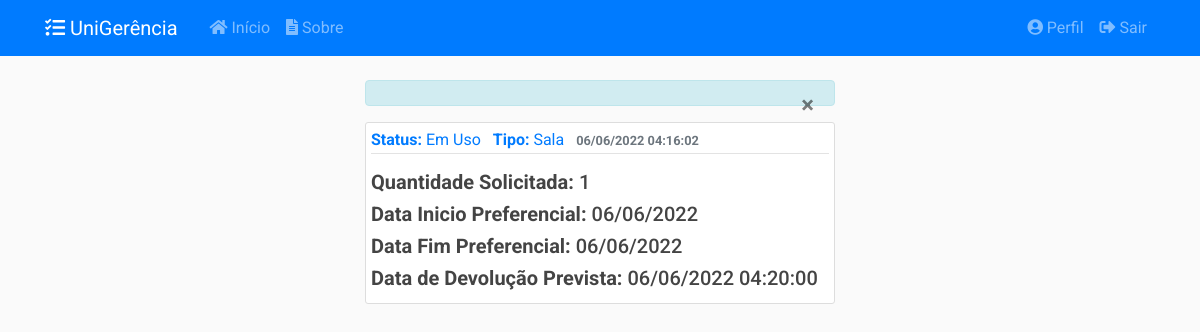
The app's page /solicitacoes/25 (signed in), older data.
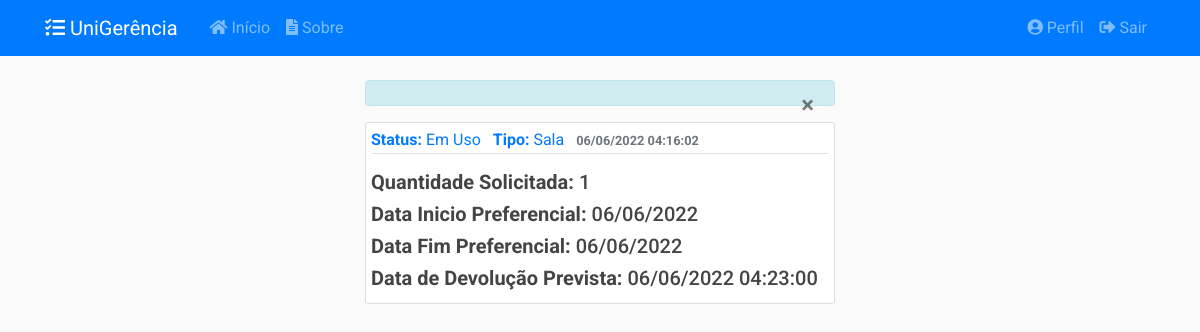
The same page, newer data.
### app/models/solicitacoes.py (models this page shows, shortened)
class Solicitacao(db.Model):
    __tablename__ = 'solicitacoes'
    __table_args__ = {'extend_existing': True}
    id = db.Column(db.Integer, primary_key=True)
    status = db.Column(db.Enum(Status), default=Status.ABERTO.name)
    data_abertura = db.Column(db.DateTime, nullable=False,
                              default=datetime.now().astimezone(fuso_horario))
    data_inicio_pref = db.Column(db.Date, nullable=False)
    data_fim_pref = db.Column(db.Date, nullable=False)
    data_retirada = db.Column(db.DateTime, nullable=True)
    data_devolucao = db.Column(db.DateTime, nullable=True)
    data_cancelamento = db.Column(db.DateTime, nullable=True)
    data_finalizacao = db.Column(db.DateTime, nullable=True)
    quantidade = db.Column(db.Integer, nullable=False, default=0)
    descricao = db.Column(db.String(20), nullable=False)
    tipo = db.Column(db.String(20), nullable=False)
    ativo = db.Column(db.Boolean, nullable=False, default=True)
    usuario_id = db.Column(db.Integer, db.ForeignKey('usuarios.id'),
                           nullable=False)
    turno_id = db.Column(db.Integer, db.ForeignKey('turnos.id'),
                           nullable=False)
    turno = db.relationship('Turno', back_populates='solicitacoes')
    def recupera_id(sol_id):
        return Solicitacao.query.filter_by(id=sol_id).filter_by(ativo=True).first_or_404()
    def verifica_autor(self, usuario):
        if self.autor == usuario or self.autor.tipo.name == 'AMDIN':
            return True
        else:
            return False
    __mapper_args__ = {
        'polymorphic_identity': 'SOLICITACAO',
        'polymorphic_on': tipo
    }
    def __repr__(self):
        return f"Solicitação #{self.id} - {self.tipo} - {self.status.value}"

### app/controllers/solicitacoes.py (the view)
@solicitacoes.route("/<int:solicitacao_id>")
@login_required
def solicitacao(solicitacao_id):
    solicitacao = Solicitacao.recupera_id(solicitacao_id)
    if not solicitacao.verifica_autor(current_user):
        abort(403)
    return render_template('solicitacoes/solicitacao.html',
                           title=solicitacao, solicitacao=solicitacao)

### app/models/usuarios.py (called while the page is built)
@login_manager.user_loader
def load_user(user_id):
    return Usuario.query.get(int(user_id))

### app/templates/solicitacoes/solicitacao.html (shortened to what this page needs)
{% extends "layout.html" %}
{% block conteudo %}
{% if solicitacao.status.name != 'PENDENTE' %}
<div class="alert alert-info" role="alert" id="alert-message">
    <button type="button" class="close" data-dismiss="alert">
    <span>&times;</span>
    </button>
</div>
{% endif %}
<article class="media content-section">
    <div class="media-body">
        <div class="article-metadata mb-3">
            <a class="mr-2"><strong>Status:</strong> {{ solicitacao.status.value }}</a>
            {% if solicitacao.tipo == 'EQUIPAMENTO' %}
            <a class="mr-2"><strong>Tipo:</strong> Equipamento</a>
            {% elif solicitacao.tipo == 'SALA' %}
            <a class="mr-2"><strong>Tipo:</strong> Sala</a>
            {% endif %}
            <small class="text-muted"><strong>{{ solicitacao.data_abertura.strftime('%d/%m/%Y %H:%M:%S') }}</strong></small>
        </div>
        {% if solicitacao.quantidade %}
            <h5 class="article-content"><strong>Quantidade Solicitada:</strong> {{ solicitacao.quantidade }}</h5>
        {% endif %}
        {% if solicitacao.data_inicio_pref %}
            <h5 class="article-content"><strong>Data Inicio Preferencial:</strong> {{ solicitacao.data_inicio_pref.strftime('%d/%m/%Y') }}</h5>
        {% endif %}
        {% if solicitacao.data_fim_pref %}
            <h5 class="article-content"><strong>Data Fim Preferencial:</strong> {{ solicitacao.data_fim_pref.strftime('%d/%m/%Y') }}</h5>
        {% endif %}
        {% if solicitacao.data_devolucao %}
            <h5 class="article-content"><strong>Data de Devolução Prevista:</strong> {{ solicitacao.data_devolucao.strftime('%d/%m/%Y %H:%M:%S') }}</h5>
        {% endif %}
    </div>
</article>
{% endblock conteudo %}

Row changes from the older to the newer data that the page shows:
changed Solicitacao "Em Uso": data_devolucao "06/06/2022 04:20:00" → "06/06/2022 04:23:00"
